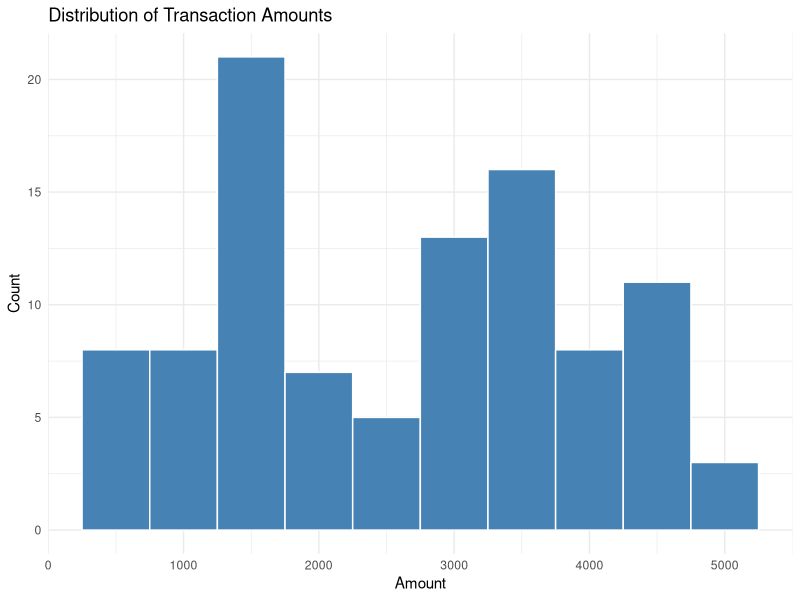
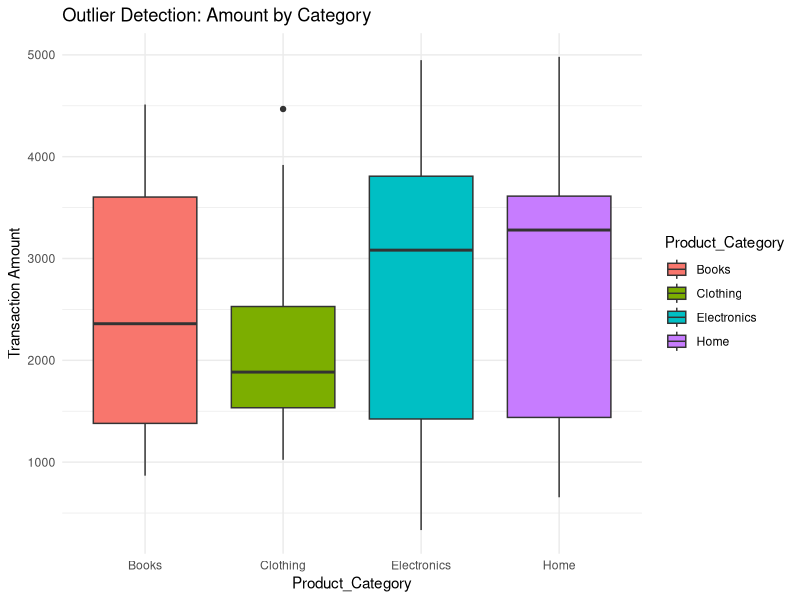
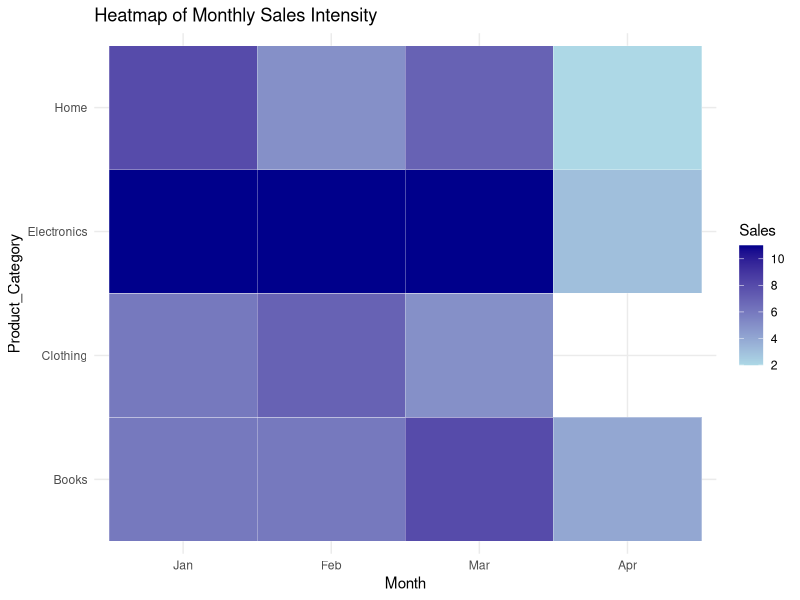

These charts were generated, in order, by the following R code:
print("Name: Shailendra C | Roll No: 23BAD108")

library(ggplot2)
library(dplyr)
library(lubridate)

df <- read.csv("2.ecommerce_transactions.csv")

df$Transaction_Date <- parse_date_time(df$Transaction_Date, orders = c("dmy", "mdy", "ymd"))

df$Month <- month(df$Transaction_Date, label = TRUE, abbr = TRUE)
df$Product_Category <- as.factor(df$Product_Category)


ggplot(df, aes(x = Transaction_Amount)) +
  geom_histogram(binwidth = 500, fill = "steelblue", color = "white") +
  labs(title = "Distribution of Transaction Amounts", x = "Amount", y = "Count") +
  theme_minimal()

ggplot(df, aes(x = Product_Category, y = Transaction_Amount, fill = Product_Category)) +
  geom_boxplot() +
  labs(title = "Outlier Detection: Amount by Category", y = "Transaction Amount") +
  theme_minimal()

heatmap_data <- df %>%
  group_by(Month, Product_Category) %>%
  summarise(Sales_Count = n(), .groups = 'drop')

ggplot(heatmap_data, aes(x = Month, y = Product_Category, fill = Sales_Count)) +
  geom_tile(color = "white") +
  scale_fill_gradient(low = "lightblue", high = "darkblue") +
  labs(title = "Heatmap of Monthly Sales Intensity", fill = "Sales") +
  theme_minimal()


